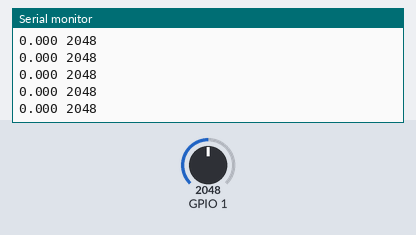
The sketch below on a simulated ESP32. Parts: the last lines printed to the serial monitor. Inputs (shaded band) come from the test bench; at power-on: GPIO 1 = 2048.

Above: at 1.2 s.
1.3 s: GPIO 1 set to 1029
At 2.2 s:
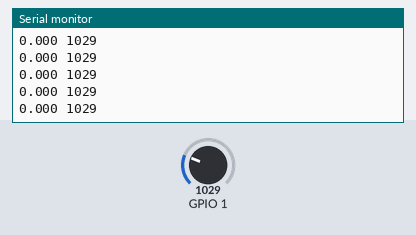
2.8 s: GPIO 1 set to 960
At 3.8 s:
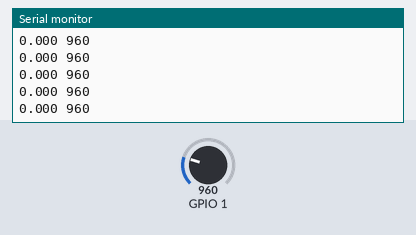
Timing chart, 0 to 5.3 s (numbered marks = the images above; inputs shaded):
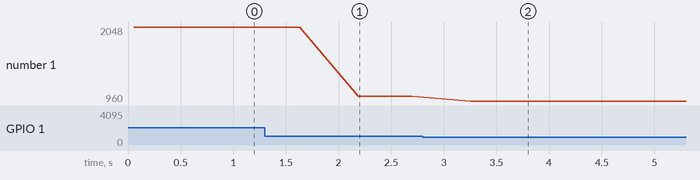

The sketch:

ADC_SampleTime_Tester.ino
```cpp
// Get CPU cycle counter (240MHz)
uint32_t IRAM_ATTR cycles()
{
    uint32_t ccount;
    __asm__ __volatile__ ( "rsr     %0, ccount" : "=a" (ccount) );
    return ccount;
}

void setup() {
  Serial.begin(115200);
}

#define SAMPLES 500
uint32_t t[SAMPLES];
uint32_t val[SAMPLES];

void loop() {
  int i;

  for(i=0; i<SAMPLES; i++)
  {
    t[i] = cycles();
    val[i] = analogRead(1);
  }

  for(i=1; i<SAMPLES; i++)
  {
    Serial.print((t[i]-t[i-1]) / 240.0, 3); Serial.print(" "); Serial.println(val[i]);
  }
  delay(500);
}
```

Measured:
- after the input at 1.3 s, the serial monitor: prints a new line after 0.89 s (image 1)
- after the input at 2.8 s, the serial monitor: prints a new line after 0.45 s (image 2)
- plotted number 1: 2048 → 1029 after the input at 1.3 s, 1029 → 960 after the input at 2.8 s
